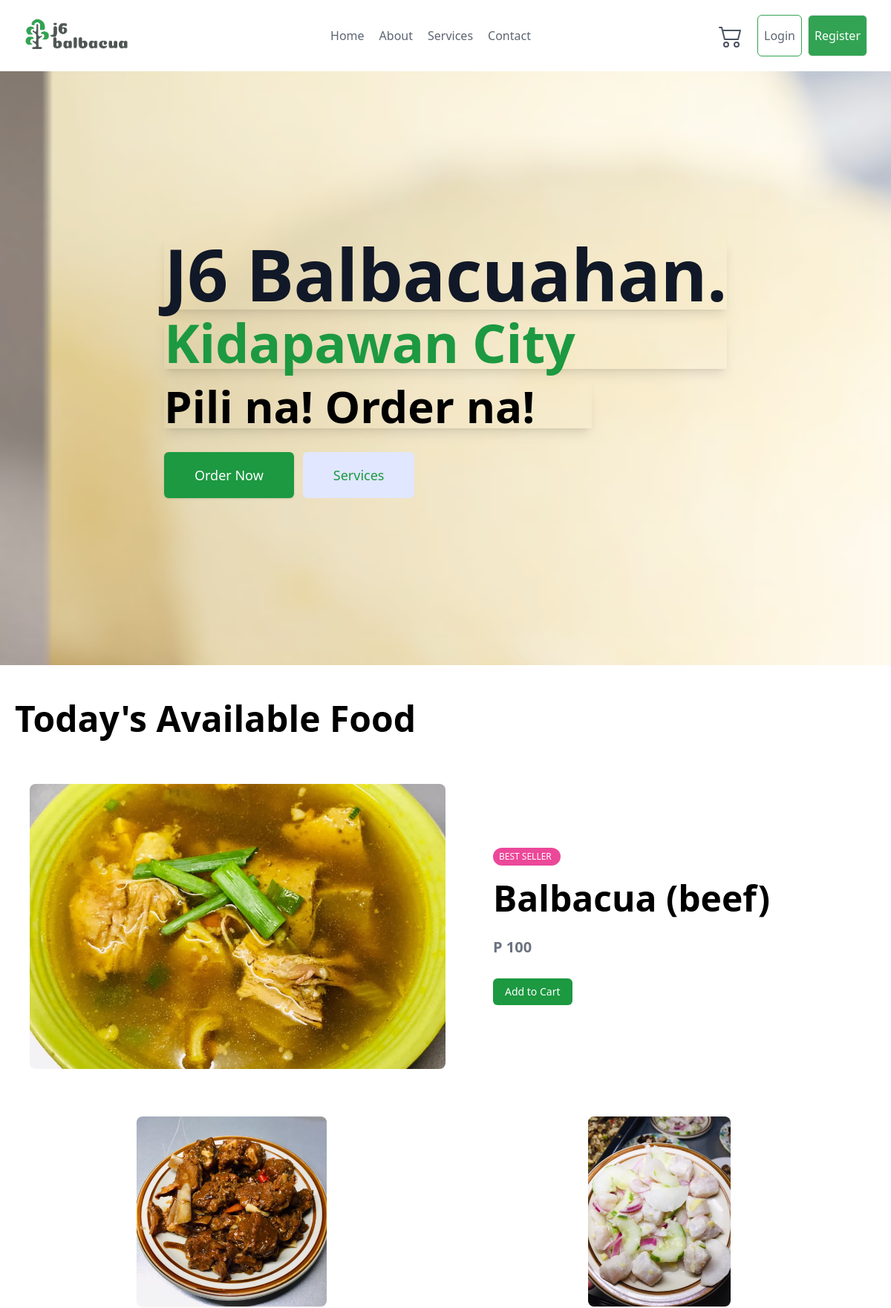
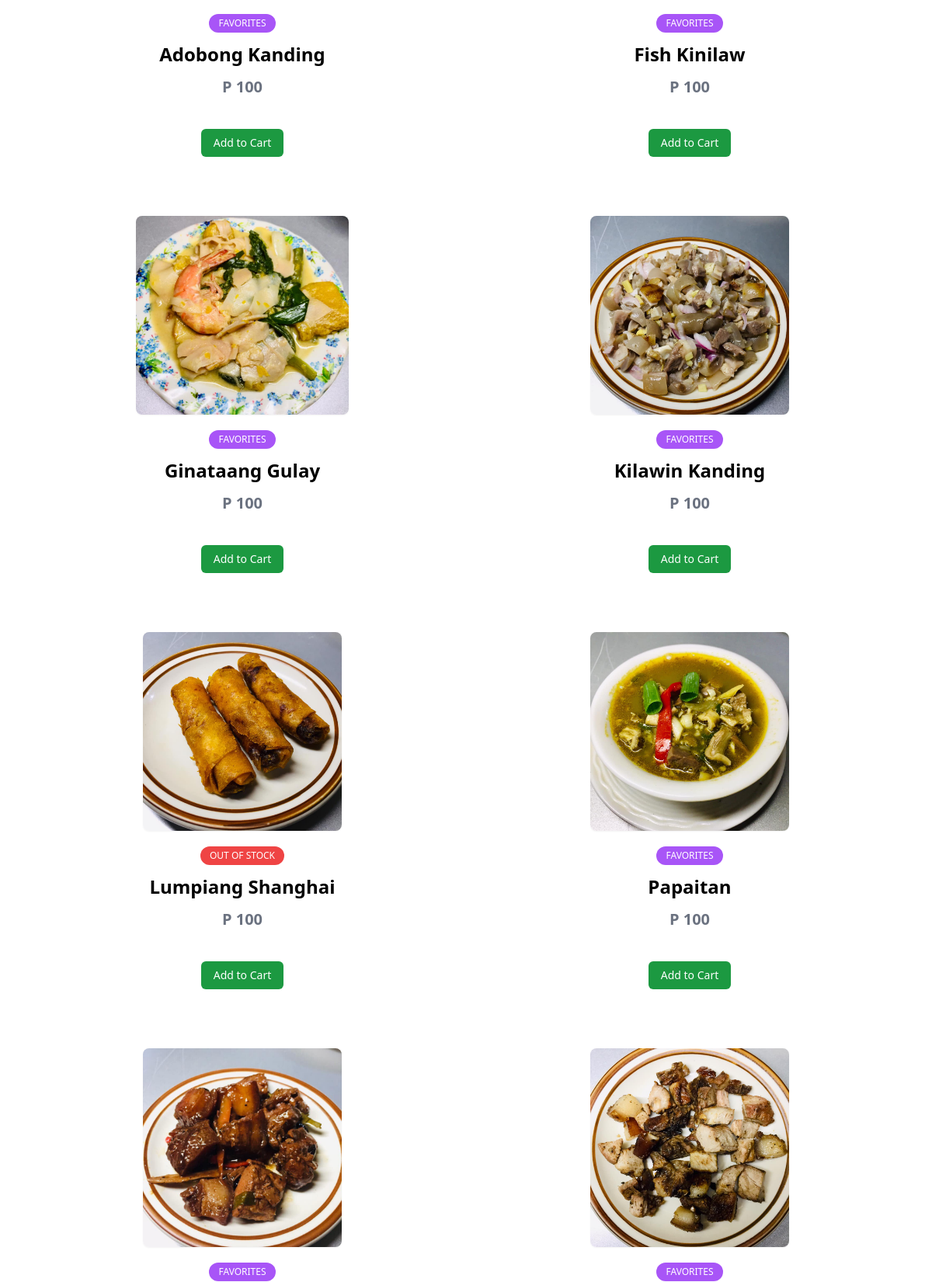
The page / (upper part) on the database its author committed (2 pictures, top to bottom).
### ordering/models.py (models this page shows, shortened)
class Food(models.Model):
    STATUS = [
        ('Best Seller', 'Best Seller'),
        ('Favorites', 'Favorites'),
        ('Special', 'Special'),
        ('Out Of Stock', 'Out Of Stock')
    ]
    name = models.CharField(max_length=255)
    price = models.PositiveIntegerField()
    status = models.CharField(
        max_length=50, choices=STATUS, default='Favorites')
    food_image = models.ImageField(
        upload_to='food_img/', null=True, blank=True)
    description = models.TextField(blank=True, null=True)
    created = models.DateTimeField(auto_now_add=True)
    updated = models.DateTimeField(auto_now=True)

### ordering/views.py (the view, shortened to what this page needs)
# urls.py: path('', views.IndexView.as_view(), name="index"),
class IndexView(View):
    def get(self, request):
        form = ContactForm()
        testimonials = Testimonial.objects.all()[:3]
        bests = Food.objects.filter(status="Best Seller")[:1]
        foods = Food.objects.exclude(
            Q(status="Best Seller"))
        if 'cart' in self.request.session:
            cart = self.request.session['cart']
        else:
            cart = []
        context = {
            'testimonials': testimonials,
            'foods': foods,
            'bests': bests,
            'cart': len(cart),
            'form': form
        }
        return render(request, 'index.html', context)

### ordering/models.py (called while the page is built)
    @property
    def get_image(self):
        if not self.avatar:
            return '/static/assets/img/default.png'
        return self.avatar.url

### templates/index.html (shortened to what this page needs)
{% extends 'base.html' %}
{% block content %}
{% include 'components/header.html' %}
{% include 'components/hero.html' %}
{% include 'components/product_list.html' %}
{% endblock %}

### templates/components/product_list.html
<section id="product" class="bg-white bg-opacity-40">
    <div class="w-full px-5 py-6 mx-auto space-y-5 sm:py-8 md:py-12 sm:space-y-8 md:space-y-16 max-w-7xl">
        <div class="text-4xl font-bold leading-none lg:text-5xl xl:text-6xl">Today's Available Food</div>
        <div class="flex flex-col items-center sm:px-5 md:flex-row">
            {% for best in bests %}
            <div class="w-full md:w-1/2">
                <a href="{% url 'detail-view' best.pk %}" class="block">
                    <img class="object-cover w-full h-full rounded-lg max-h-64 sm:max-h-96" src="{{ best.food_image.url }}">
                </a>
            </div>
            <div class="flex flex-col items-start justify-center w-full h-full py-6 mb-6 md:mb-0 md:w-1/2">
                <div class="flex flex-col items-start justify-center h-full space-y-3 transform md:pl-10 lg:pl-16 md:space-y-5">
                    <div class="bg-pink-500  items-center pl-2 pr-3 py-1.5 leading-none rounded-full text-xs font-medium uppercase text-white inline-block">
                        <span>{{best.status}}</span>
                    </div>
                    <h1 class="text-4xl font-bold leading-none lg:text-5xl xl:text-6xl"><a href="#_">{{best.name}}</a></h1>
                    <p class="pt-2 text-xl font-bold text-gray-500">P {{best.price}}</p>
                    <p class="pt-2 text-sm font-medium">
                        <button
                            hx-get="{% url 'add_to_cart' best.pk %}"
                            hx-swap="outerHTML"
                            hx-target="#cart-icon"
                            class="px-4 py-2 text-white transition-colors duration-200 transform rounded-md bg-j6primary hover:bg-green-500 focus:outline-none focus:bg-green-500"
                            >
                            Add to Cart
                        </button>
                    </p>
                </div>
            </div>
            {% endfor %}
        </div>
        <div class="grid grid-cols-12 pb-10 sm:px-5 gap-x-8 gap-y-16">
            {% for food in foods %}
            <div class="flex flex-col items-center col-span-12 space-y-3 sm:col-span-6 xl:col-span-4">
                <a href="{% url 'detail-view' food.pk %}" class="block">
                    <img class="object-cover w-full mb-2 overflow-hidden rounded-lg shadow-sm max-h-64" src="{{ food.food_image.url }}">
                </a>
                <div class="{% if food.status == 'Out Of Stock'%}bg-red-500{%else%}bg-purple-500{% endif %}  items-center px-3 py-1.5 leading-none rounded-full text-xs font-medium uppercase text-white inline-block">
                    <span>{{food.status|title}}</span>
                </div>
                <h2 class="text-lg font-bold sm:text-xl md:text-2xl"><a href="#_">{{food.name|title}}</a></h2>
                <p class="text-xl font-bold text-gray-500">P {{food.price}}</p>
                <p class="pt-2 text-xs font-medium">
                    <p class="pt-2 text-sm font-medium">
                        <button
                        hx-get="{% url 'add_to_cart' food.pk %}"
                        hx-swap="outerHTML"
                        hx-target="#cart-icon"
                        class="px-4 py-2 text-white transition-colors duration-200 transform rounded-md bg-j6primary hover:bg-green-500 focus:outline-none focus:bg-green-500"
                        >
                        Add to Cart
                        </button>
                    </p>
                </p>
            </div>
            {% endfor %}
        </div>
    </div>
</section>

### rows shown on the page
Food: food_image (picture), status "BEST SELLER", name "Balbacua (beef)", price "100"
Food: food_image (picture), status "FAVORITES", name "Adobong Kanding", price "100"
Food: food_image (picture), status "FAVORITES", name "Fish Kinilaw", price "100"
Food: food_image (picture), status "FAVORITES", name "Ginataang Gulay", price "100"
Food: food_image (picture), status "FAVORITES", name "Kilawin Kanding", price "100"
Food: food_image (picture), status "OUT OF STOCK", name "Lumpiang Shanghai", price "100"
Food: food_image (picture), status "FAVORITES", name "Papaitan", price "100"
Food: food_image (picture), status "FAVORITES"
Food: food_image (picture), status "FAVORITES"
